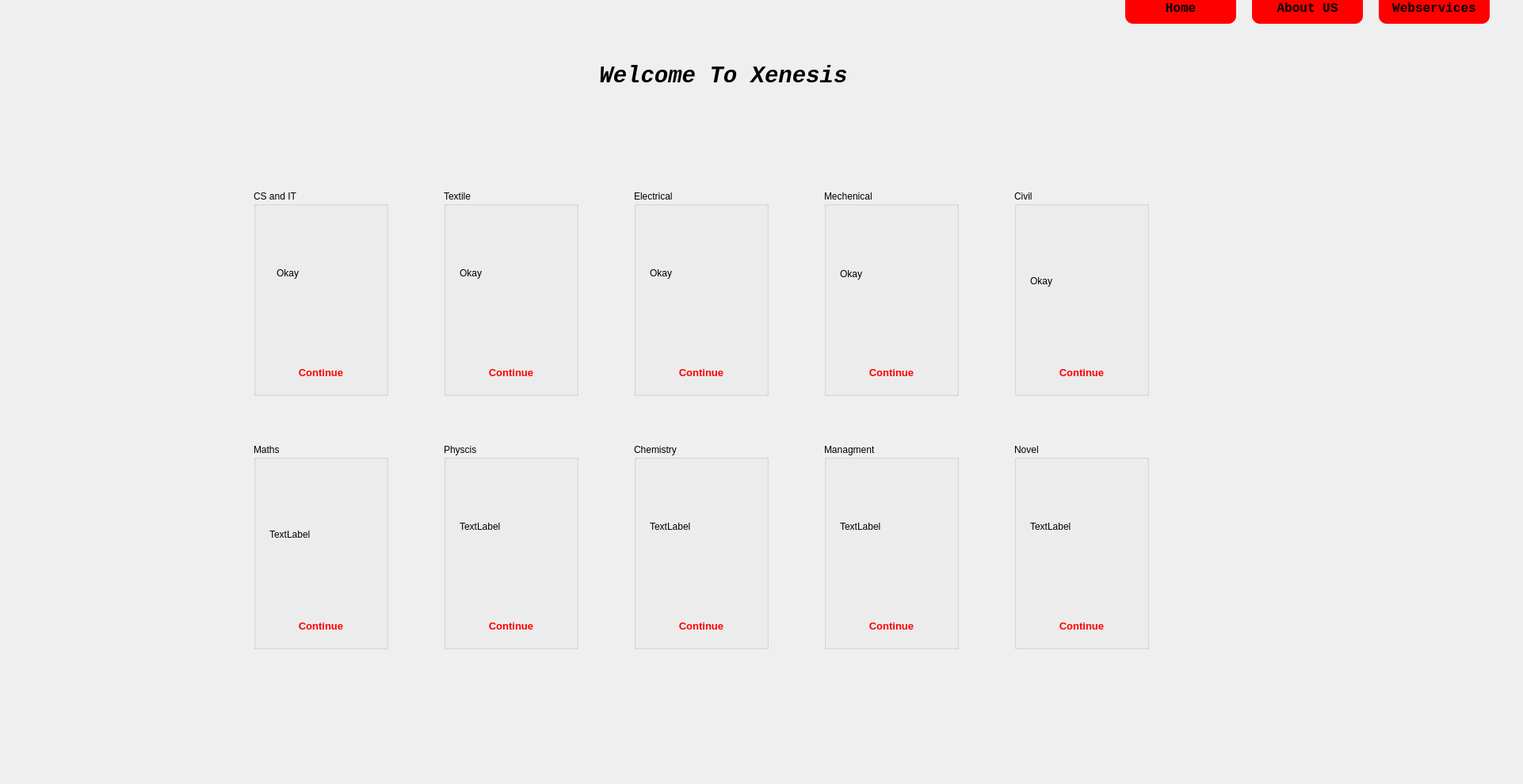
<?xml version="1.0" encoding="UTF-8"?>
<ui version="4.0">
 <class>home</class>
 <widget class="QDialog" name="home">
  <property name="geometry">
   <rect>
    <x>0</x>
    <y>0</y>
    <width>1922</width>
    <height>990</height>
   </rect>
  </property>
  <property name="windowTitle">
   <string>Dialog</string>
  </property>
  <property name="styleSheet">
   <string notr="true">background-image: url(:/images/back36.jpg);</string>
  </property>
  <widget class="QGroupBox" name="groupBox_2">
   <property name="geometry">
    <rect>
     <x>560</x>
     <y>240</y>
     <width>170</width>
     <height>260</height>
    </rect>
   </property>
   <property name="styleSheet">
    <string notr="true">background-image: url(:/images/xen.jpeg);</string>
   </property>
   <property name="title">
    <string>Textile</string>
   </property>
   <widget class="QToolButton" name="pushButton_2">
    <property name="geometry">
     <rect>
      <x>0</x>
      <y>200</y>
      <width>170</width>
      <height>60</height>
     </rect>
    </property>
    <property name="font">
     <font>
      <pointsize>10</pointsize>
      <weight>75</weight>
      <bold>true</bold>
     </font>
    </property>
    <property name="styleSheet">
     <string notr="true">QToolButton:hover:!pressed

{
background:grey;
}
QToolButton
{

border-radius:10px;
bacground:red;
color:red;
}
</string>
    </property>
    <property name="text">
     <string>Continue</string>
    </property>
   </widget>
   <widget class="QLabel" name="label_3">
    <property name="geometry">
     <rect>
      <x>20</x>
      <y>20</y>
      <width>130</width>
      <height>170</height>
     </rect>
    </property>
    <property name="text">
     <string>Okay</string>
    </property>
   </widget>
  </widget>
  <widget class="QGroupBox" name="groupBox_5">
   <property name="geometry">
    <rect>
     <x>1280</x>
     <y>240</y>
     <width>170</width>
     <height>260</height>
    </rect>
   </property>
   <property name="styleSheet">
    <string notr="true">background-image: url(:/images/xen.jpeg);</string>
   </property>
   <property name="title">
    <string>Civil</string>
   </property>
   <widget class="QToolButton" name="pushButton_5">
    <property name="geometry">
     <rect>
      <x>0</x>
      <y>200</y>
      <width>170</width>
      <height>60</height>
     </rect>
    </property>
    <property name="font">
     <font>
      <pointsize>10</pointsize>
      <weight>75</weight>
      <bold>true</bold>
     </font>
    </property>
    <property name="styleSheet">
     <string notr="true">QToolButton:hover:!pressed

{
background:grey;
}
QToolButton
{

border-radius:10px;
bacground:red;
color:red;
}</string>
    </property>
    <property name="text">
     <string>Continue</string>
    </property>
   </widget>
   <widget class="QLabel" name="label_6">
    <property name="geometry">
     <rect>
      <x>20</x>
      <y>30</y>
      <width>130</width>
      <height>170</height>
     </rect>
    </property>
    <property name="text">
     <string>Okay</string>
    </property>
   </widget>
  </widget>
  <widget class="QGroupBox" name="groupBox_8">
   <property name="geometry">
    <rect>
     <x>560</x>
     <y>560</y>
     <width>170</width>
     <height>260</height>
    </rect>
   </property>
   <property name="styleSheet">
    <string notr="true">background-image: url(:/images/xen.jpeg);</string>
   </property>
   <property name="title">
    <string>Physcis</string>
   </property>
   <widget class="QToolButton" name="pushButton_8">
    <property name="geometry">
     <rect>
      <x>0</x>
      <y>200</y>
      <width>170</width>
      <height>60</height>
     </rect>
    </property>
    <property name="font">
     <font>
      <pointsize>10</pointsize>
      <weight>75</weight>
      <bold>true</bold>
     </font>
    </property>
    <property name="styleSheet">
     <string notr="true">QToolButton:hover:!pressed

{
background:grey;
}
QToolButton
{

border-radius:10px;
bacground:red;
color:red;
}</string>
    </property>
    <property name="text">
     <string>Continue</string>
    </property>
   </widget>
   <widget class="QLabel" name="label_9">
    <property name="geometry">
     <rect>
      <x>20</x>
      <y>20</y>
      <width>130</width>
      <height>170</height>
     </rect>
    </property>
    <property name="styleSheet">
     <string notr="true">background-image:&quot;C:/Users/LENOVO/Documents/xenesis_1/cs.jpg&quot;;</string>
    </property>
    <property name="text">
     <string>TextLabel</string>
    </property>
   </widget>
  </widget>
  <widget class="QGroupBox" name="groupBox_7">
   <property name="geometry">
    <rect>
     <x>320</x>
     <y>560</y>
     <width>170</width>
     <height>260</height>
    </rect>
   </property>
   <property name="styleSheet">
    <string notr="true">background-image: url(:/images/xen.jpeg);</string>
   </property>
   <property name="title">
    <string>Maths</string>
   </property>
   <widget class="QToolButton" name="pushButton_7">
    <property name="geometry">
     <rect>
      <x>0</x>
      <y>200</y>
      <width>170</width>
      <height>60</height>
     </rect>
    </property>
    <property name="font">
     <font>
      <pointsize>10</pointsize>
      <weight>75</weight>
      <bold>true</bold>
     </font>
    </property>
    <property name="styleSheet">
     <string notr="true">QToolButton:hover:!pressed

{
background:grey;
}
QToolButton
{

border-radius:10px;
bacground:red;
color:red;
}
</string>
    </property>
    <property name="text">
     <string>Continue</string>
    </property>
   </widget>
   <widget class="QLabel" name="label_8">
    <property name="geometry">
     <rect>
      <x>20</x>
      <y>30</y>
      <width>130</width>
      <height>170</height>
     </rect>
    </property>
    <property name="text">
     <string>TextLabel</string>
    </property>
   </widget>
  </widget>
  <widget class="QGroupBox" name="groupBox_9">
   <property name="geometry">
    <rect>
     <x>800</x>
     <y>560</y>
     <width>170</width>
     <height>260</height>
    </rect>
   </property>
   <property name="styleSheet">
    <string notr="true">background-image: url(:/images/xen.jpeg);</string>
   </property>
   <property name="title">
    <string>Chemistry</string>
   </property>
   <widget class="QToolButton" name="pushButton_9">
    <property name="geometry">
     <rect>
      <x>0</x>
      <y>200</y>
      <width>170</width>
      <height>60</height>
     </rect>
    </property>
    <property name="font">
     <font>
      <pointsize>10</pointsize>
      <weight>75</weight>
      <bold>true</bold>
     </font>
    </property>
    <property name="styleSheet">
     <string notr="true">QToolButton:hover:!pressed

{
background:grey;
}
QToolButton
{

border-radius:10px;
bacground:red;
color:red;
}</string>
    </property>
    <property name="text">
     <string>Continue</string>
    </property>
   </widget>
   <widget class="QLabel" name="label_10">
    <property name="geometry">
     <rect>
      <x>20</x>
      <y>20</y>
      <width>130</width>
      <height>170</height>
     </rect>
    </property>
    <property name="text">
     <string>TextLabel</string>
    </property>
   </widget>
  </widget>
  <widget class="QGroupBox" name="groupBox_10">
   <property name="geometry">
    <rect>
     <x>1040</x>
     <y>560</y>
     <width>170</width>
     <height>260</height>
    </rect>
   </property>
   <property name="styleSheet">
    <string notr="true">background-image: url(:/images/xen.jpeg);
</string>
   </property>
   <property name="title">
    <string>Managment</string>
   </property>
   <widget class="QToolButton" name="pushButton_10">
    <property name="geometry">
     <rect>
      <x>0</x>
      <y>200</y>
      <width>170</width>
      <height>60</height>
     </rect>
    </property>
    <property name="font">
     <font>
      <pointsize>10</pointsize>
      <weight>75</weight>
      <bold>true</bold>
     </font>
    </property>
    <property name="styleSheet">
     <string notr="true">QToolButton:hover:!pressed

{
background:grey;
}
QToolButton
{

border-radius:10px;
bacground:red;
color:red;
}</string>
    </property>
    <property name="text">
     <string>Continue</string>
    </property>
   </widget>
   <widget class="QLabel" name="label_11">
    <property name="geometry">
     <rect>
      <x>20</x>
      <y>20</y>
      <width>130</width>
      <height>170</height>
     </rect>
    </property>
    <property name="text">
     <string>TextLabel</string>
    </property>
   </widget>
  </widget>
  <widget class="QGroupBox" name="groupBox">
   <property name="geometry">
    <rect>
     <x>320</x>
     <y>240</y>
     <width>170</width>
     <height>260</height>
    </rect>
   </property>
   <property name="styleSheet">
    <string notr="true">background-image: url(:/images/xen.jpeg);</string>
   </property>
   <property name="title">
    <string>CS and IT</string>
   </property>
   <widget class="QToolButton" name="pushButton">
    <property name="geometry">
     <rect>
      <x>0</x>
      <y>200</y>
      <width>170</width>
      <height>60</height>
     </rect>
    </property>
    <property name="font">
     <font>
      <pointsize>10</pointsize>
      <weight>75</weight>
      <bold>true</bold>
     </font>
    </property>
    <property name="styleSheet">
     <string notr="true">QToolButton:hover:!pressed

{
background:grey;
}
QToolButton
{

border-radius:10px;
bacground:red;
color:red;
}
</string>
    </property>
    <property name="text">
     <string>Continue</string>
    </property>
   </widget>
   <widget class="QLabel" name="label_2">
    <property name="geometry">
     <rect>
      <x>29</x>
      <y>20</y>
      <width>131</width>
      <height>170</height>
     </rect>
    </property>
    <property name="text">
     <string>Okay</string>
    </property>
   </widget>
  </widget>
  <widget class="QGroupBox" name="groupBox_4">
   <property name="geometry">
    <rect>
     <x>1040</x>
     <y>240</y>
     <width>170</width>
     <height>260</height>
    </rect>
   </property>
   <property name="styleSheet">
    <string notr="true">background-image: url(:/images/xen.jpeg);</string>
   </property>
   <property name="title">
    <string>Mechenical</string>
   </property>
   <widget class="QToolButton" name="pushButton_4">
    <property name="geometry">
     <rect>
      <x>0</x>
      <y>200</y>
      <width>170</width>
      <height>60</height>
     </rect>
    </property>
    <property name="font">
     <font>
      <pointsize>10</pointsize>
      <weight>75</weight>
      <bold>true</bold>
     </font>
    </property>
    <property name="styleSheet">
     <string notr="true">QToolButton:hover:!pressed

{
background:grey;
}
QToolButton
{

border-radius:10px;
bacground:red;
color:red;
}</string>
    </property>
    <property name="text">
     <string>Continue</string>
    </property>
   </widget>
   <widget class="QLabel" name="label_5">
    <property name="geometry">
     <rect>
      <x>20</x>
      <y>30</y>
      <width>130</width>
      <height>151</height>
     </rect>
    </property>
    <property name="text">
     <string>Okay</string>
    </property>
   </widget>
  </widget>
  <widget class="QGroupBox" name="groupBox_6">
   <property name="geometry">
    <rect>
     <x>1280</x>
     <y>560</y>
     <width>170</width>
     <height>260</height>
    </rect>
   </property>
   <property name="styleSheet">
    <string notr="true">background-image: url(:/images/xen.jpeg);</string>
   </property>
   <property name="title">
    <string>Novel</string>
   </property>
   <widget class="QToolButton" name="pushButton_6">
    <property name="geometry">
     <rect>
      <x>0</x>
      <y>200</y>
      <width>170</width>
      <height>60</height>
     </rect>
    </property>
    <property name="font">
     <font>
      <pointsize>10</pointsize>
      <weight>75</weight>
      <bold>true</bold>
     </font>
    </property>
    <property name="styleSheet">
     <string notr="true">QToolButton:hover:!pressed

{
background:grey;
}
QToolButton
{

border-radius:10px;
bacground:red;
color:red;
}</string>
    </property>
    <property name="text">
     <string>Continue</string>
    </property>
   </widget>
   <widget class="QLabel" name="label_7">
    <property name="geometry">
     <rect>
      <x>20</x>
      <y>20</y>
      <width>130</width>
      <height>170</height>
     </rect>
    </property>
    <property name="text">
     <string>TextLabel</string>
    </property>
   </widget>
  </widget>
  <widget class="QGroupBox" name="groupBox_3">
   <property name="geometry">
    <rect>
     <x>800</x>
     <y>240</y>
     <width>170</width>
     <height>260</height>
    </rect>
   </property>
   <property name="styleSheet">
    <string notr="true">background-image: url(:/images/xen.jpeg);</string>
   </property>
   <property name="title">
    <string>Electrical</string>
   </property>
   <widget class="QLabel" name="label_4">
    <property name="geometry">
     <rect>
      <x>20</x>
      <y>20</y>
      <width>130</width>
      <height>170</height>
     </rect>
    </property>
    <property name="text">
     <string>Okay</string>
    </property>
   </widget>
   <widget class="QToolButton" name="pushButton_3">
    <property name="geometry">
     <rect>
      <x>0</x>
      <y>200</y>
      <width>170</width>
      <height>60</height>
     </rect>
    </property>
    <property name="font">
     <font>
      <pointsize>10</pointsize>
      <weight>75</weight>
      <bold>true</bold>
     </font>
    </property>
    <property name="styleSheet">
     <string notr="true">QToolButton:hover:!pressed

{
background:grey;
}
QToolButton
{

border-radius:10px;
bacground:red;
color:red;
}
</string>
    </property>
    <property name="text">
     <string>Continue</string>
    </property>
   </widget>
  </widget>
  <widget class="QLabel" name="label">
   <property name="geometry">
    <rect>
     <x>320</x>
     <y>60</y>
     <width>1151</width>
     <height>71</height>
    </rect>
   </property>
   <property name="font">
    <font>
     <family>Consolas</family>
     <pointsize>22</pointsize>
     <weight>75</weight>
     <italic>true</italic>
     <bold>true</bold>
    </font>
   </property>
   <property name="styleSheet">
    <string notr="true"/>
   </property>
   <property name="text">
    <string>  Welcome To Xenesis</string>
   </property>
   <property name="alignment">
    <set>Qt::AlignCenter</set>
   </property>
  </widget>
  <widget class="QPushButton" name="pushButton_11">
   <property name="geometry">
    <rect>
     <x>1420</x>
     <y>-10</y>
     <width>140</width>
     <height>40</height>
    </rect>
   </property>
   <property name="font">
    <font>
     <family>Consolas</family>
     <pointsize>12</pointsize>
     <weight>75</weight>
     <bold>true</bold>
    </font>
   </property>
   <property name="styleSheet">
    <string notr="true">
QPushButton{
padding :0 8px;
background: light red;
border-radius:10px;
}</string>
   </property>
   <property name="text">
    <string>Home</string>
   </property>
  </widget>
  <widget class="QPushButton" name="pushButton_12">
   <property name="geometry">
    <rect>
     <x>1580</x>
     <y>-10</y>
     <width>140</width>
     <height>40</height>
    </rect>
   </property>
   <property name="font">
    <font>
     <family>Consolas</family>
     <pointsize>12</pointsize>
     <weight>75</weight>
     <bold>true</bold>
    </font>
   </property>
   <property name="styleSheet">
    <string notr="true">QPushButton{

padding :0 8px;
background: light red;
border-radius:10px;
}</string>
   </property>
   <property name="text">
    <string>About US</string>
   </property>
  </widget>
  <widget class="QPushButton" name="pushButton_13">
   <property name="geometry">
    <rect>
     <x>1740</x>
     <y>-10</y>
     <width>140</width>
     <height>40</height>
    </rect>
   </property>
   <property name="font">
    <font>
     <family>Consolas</family>
     <pointsize>12</pointsize>
     <weight>75</weight>
     <bold>true</bold>
    </font>
   </property>
   <property name="styleSheet">
    <string notr="true">QPushButton{

padding :0 8px;
background: light red;
border-radius:10px;
}</string>
   </property>
   <property name="text">
    <string>Webservices</string>
   </property>
  </widget>
 </widget>
 <resources/>
 <connections/>
</ui>
